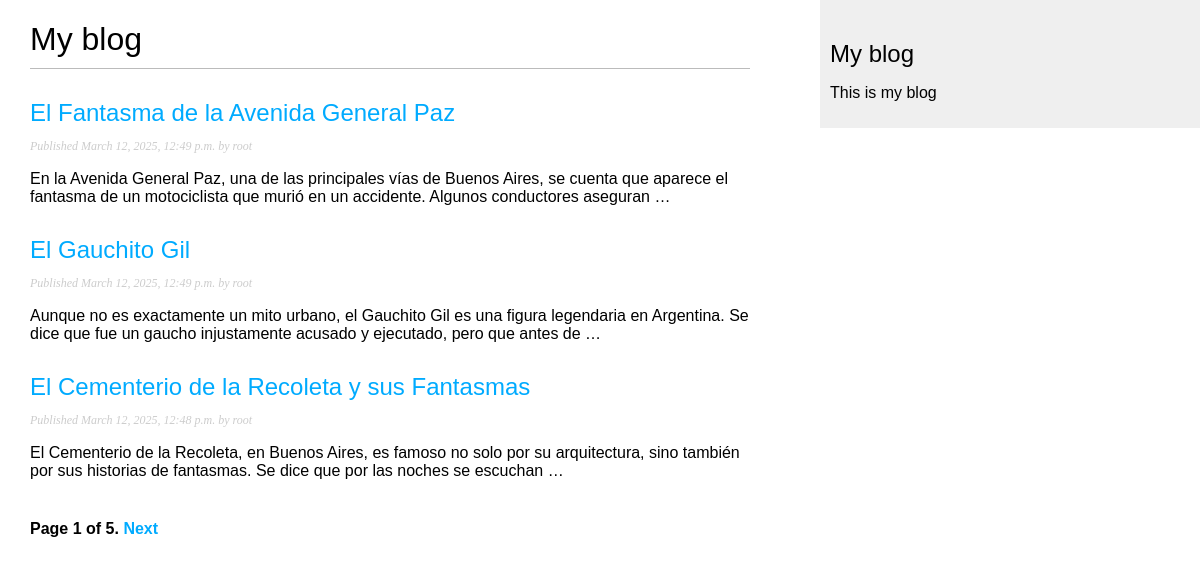
Screenshot of /blog/ with the database file from the repository.
### blog/models.py (models this page shows, shortened)
class Post(models.Model):
    class Status(models.TextChoices):
        DRAFT = 'DF', 'Draft'
        PUBLISHED = 'PB', 'Published'
    title = models.CharField(max_length=250)
    slug = models.SlugField(max_length=250, unique_for_date='publish') # Va a hacer que sea unico por fecha
    author = models.ForeignKey(User,
                               on_delete=models.CASCADE, # Si yo elimino un usuario, borra todo en cascada
                               related_name='blog_posts')
    body = models.TextField()
    publish = models.DateTimeField(default=timezone.now) #Vamos a poder ponerle nosotros la fecha
    created = models.DateTimeField(auto_now_add=True) #Se actualiza solo cuando se crea
    updated = models.DateTimeField(auto_now=True) #Se actualiza cada vez que se actualiza
    status = models.CharField(max_length=2, # Solo dos opciones (borrado o publicado)
                              choices=Status.choices,
                              default=Status.DRAFT) # Por defecto definimos que va a estar en un estado de borrador
    objects = models.Manager()
    published = PublishManager()
    class Meta:
        ordering = ['-publish']
        indexes = [
            models.Index(fields=['-publish']),
        ]
    def get_absolute_url(self):
        return reverse ('blog:post_detail', args=[self.publish.year,
                                                  self.publish.month,
                                                  self.publish.day,
                                                  self.slug])

### blog/views.py (the view)
# urls.py: path('', views.post_list, name='post_list'),
def post_list(request):
    post_list = Post.published.all()
    paginator = Paginator(post_list, 3)
    page_number = request.GET.get('page', 1)
    try:
        posts = paginator.page(page_number)
    except EmptyPage:
        post = paginator.page(paginator.num_pages)
    return render(request,'blog/post/list.html', {'posts':posts})

### blog/models.py (called while the page is built)
    def get_queryset(self):
        return super().get_queryset()\
            .filter(status=Post.Status.PUBLISHED)

### blog/templates/blog/post/list.html (shortened to what this page needs)
{% extends "blog/base.html" %}
{% block content %}
    <h1>My blog</h1>
        {% for post in posts %}
            <h2>
                <a href="{{ post.get_absolute_url }}"> {{ post.title }} </a>
            </h2>
            <p class="date">Published {{ post.publish }} by {{ post.author }}</p>
            {{ post.body|truncatewords:30|linebreaks }}
        {% endfor %}
    {% include 'pagination.html' with page=posts %}
{% endblock %}

### blog/templates/blog/base.html (shortened to what this page needs)
{% load static %}
<!DOCTYPE html>
<html>
    <head>
        <link href="{% static 'css/blog.css' %}" rel="stylesheet">
    </head>
    <body>
        <div id="content">
            {% block content %}
            {% endblock content %}
        </div>
        <div id="sidebar">
            <h2>My blog</h2>
            <p>This is my blog</p>
        </div>
    </body>
</html>

### blog/templates/pagination.html (shortened to what this page needs)
<div class="pagination">
    <span class="step-links">
      <span class="current">
        Page {{ page.number }} of {{ page.paginator.num_pages }}.
      </span>
      {% if page.has_next %}
        <a href="?page={{ page.next_page_number }}">Next</a>
      {% endif %}
    </span>
  </div>

### blog/static/css/blog.css (style rules this page uses)
body { margin:0; padding:0; font-family:helvetica, sans-serif; }
a { color:#00abff; text-decoration:none; }
h1 { font-weight:normal; border-bottom:1px solid #bbb; padding:0 0 10px 0; }
h2 { font-weight:normal; margin:30px 0 0; }
#content { float:left; width:60%; padding:0 0 0 30px; }
#sidebar { float:right; width:30%; padding:10px; background:#efefef; height:100%; }
p.date { color:#ccc; font-family: georgia, serif; font-size: 12px; font-style: italic; }
.pagination { margin:40px 0; font-weight:bold; }

### rows the page displays
Post: title "El Fantasma de la Avenida General Paz", publish "March 12, 2025, 12:49 p.m.", author "root", body "En la Avenida General Paz, una de las principales vías de Buenos Aires, se cuenta que aparece el fantasma de un motociclista que murió en un accidente. Algunos conductores aseguran …"
Post: title "El Gauchito Gil", publish "March 12, 2025, 12:49 p.m.", author "root", body "Aunque no es exactamente un mito urbano, el Gauchito Gil es una figura legendaria en Argentina. Se dice que fue un gaucho injustamente acusado y ejecutado, pero que antes de …"
Post: title "El Cementerio de la Recoleta y sus Fantasmas", publish "March 12, 2025, 12:48 p.m.", author "root", body "El Cementerio de la Recoleta, en Buenos Aires, es famoso no solo por su arquitectura, sino también por sus historias de fantasmas. Se dice que por las noches se escuchan …"

### other values shown
{{ page.number }} "1"
{{ page.paginator.num_pages }} "5"
